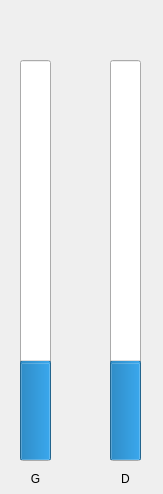
<?xml version="1.0" encoding="UTF-8"?>
<ui version="4.0">
 <class>Form</class>
 <widget class="QWidget" name="Form">
  <property name="geometry">
   <rect>
    <x>0</x>
    <y>0</y>
    <width>163</width>
    <height>494</height>
   </rect>
  </property>
  <property name="windowTitle">
   <string>Form</string>
  </property>
  <widget class="QProgressBar" name="progressBar">
   <property name="enabled">
    <bool>true</bool>
   </property>
   <property name="geometry">
    <rect>
     <x>20</x>
     <y>60</y>
     <width>31</width>
     <height>401</height>
    </rect>
   </property>
   <property name="autoFillBackground">
    <bool>true</bool>
   </property>
   <property name="styleSheet">
    <string notr="true">color: qlineargradient(spread:pad, x1:0, y1:0, x2:1, y2:0, stop:0 rgba(0, 162, 0, 255), stop:0.3861 rgba(255, 255, 0, 255), stop:1 rgba(255, 0, 0, 255));</string>
   </property>
   <property name="value">
    <number>24</number>
   </property>
   <property name="textVisible">
    <bool>false</bool>
   </property>
   <property name="orientation">
    <enum>Qt::Vertical</enum>
   </property>
  </widget>
  <widget class="QProgressBar" name="progressBar_2">
   <property name="geometry">
    <rect>
     <x>110</x>
     <y>60</y>
     <width>31</width>
     <height>401</height>
    </rect>
   </property>
   <property name="value">
    <number>24</number>
   </property>
   <property name="textVisible">
    <bool>false</bool>
   </property>
   <property name="orientation">
    <enum>Qt::Vertical</enum>
   </property>
  </widget>
  <widget class="QLabel" name="label">
   <property name="geometry">
    <rect>
     <x>20</x>
     <y>470</y>
     <width>31</width>
     <height>17</height>
    </rect>
   </property>
   <property name="text">
    <string>G</string>
   </property>
   <property name="alignment">
    <set>Qt::AlignCenter</set>
   </property>
  </widget>
  <widget class="QLabel" name="label_2">
   <property name="geometry">
    <rect>
     <x>110</x>
     <y>470</y>
     <width>31</width>
     <height>17</height>
    </rect>
   </property>
   <property name="text">
    <string>D</string>
   </property>
   <property name="alignment">
    <set>Qt::AlignCenter</set>
   </property>
  </widget>
 </widget>
 <resources/>
 <connections/>
</ui>
